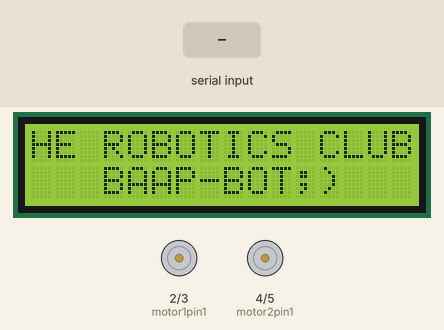
Bench run of a sketch on a simulated Arduino Uno, built with avr-gcc and run on an emulated ATmega328P. Shown: 16×2 character LCD, motor-driver pin pairs drawn as motors (green arrow = first pin HIGH = forward, orange = second pin HIGH = backward, longer = more drive). Inputs (shaded band) come from the test bench. What the sketch prints to the serial monitor is not drawn.

Above: at 1.2 s.
1.3 s: "1" received over the second serial link
At 1.9 s:
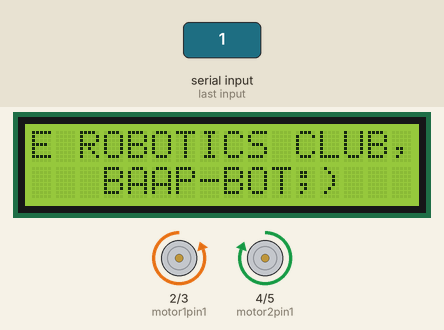
4.3 s: "2" received over the second serial link
At 4.9 s:
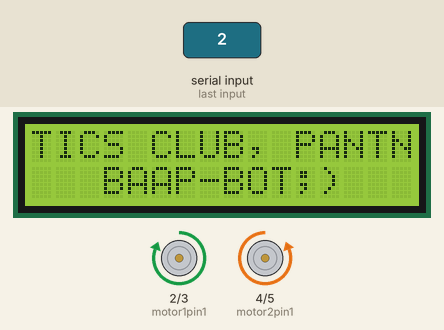
7.3 s: "4" received over the second serial link
At 7.9 s:
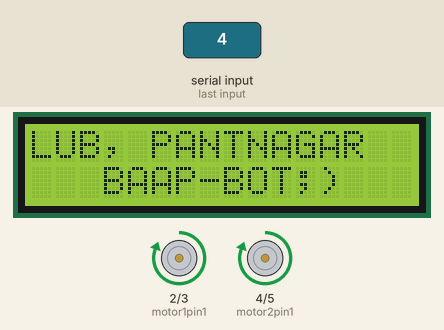
10.3 s: "3" received over the second serial link
At 10.9 s:
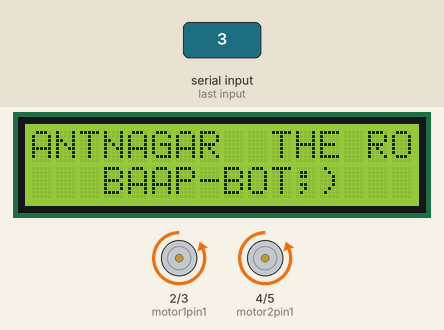
13.3 s: "5" received over the second serial link
At 13.9 s:
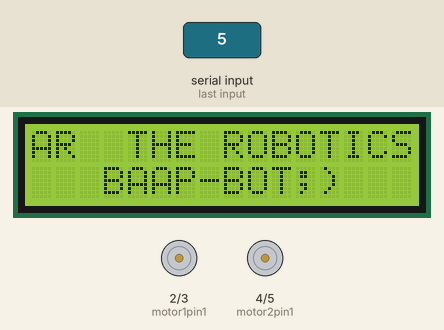
Timing chart, 0 to 16.3 s (numbered marks = the images above; inputs shaded):
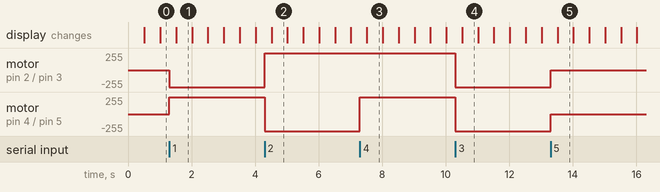

The sketch:

BAAP_BOT_RC_MAIN_CODE.ino
```cpp
//add all related libraries before compilling
#include <Wire.h>
#include <SoftwareSerial.h>
#include <LiquidCrystal_I2C.h>

char t;
SoftwareSerial BTSerial(8, 9);  //RX || TX
int motor1pin1 = 2;
int motor1pin2 = 3;

int motor2pin1 = 4;
int motor2pin2 = 5;
LiquidCrystal_I2C lcd(0x27, 16, 2);

char message[] = "THE ROBOTICS CLUB, PANTNAGAR  ";  // Message to scroll with spaces at the end
int length = sizeof(message) - 1;                   // Length of the message (excluding null terminator)

unsigned long previousMillis = 0;  // To track the last update time
const long interval = 500;         // Scroll interval (adjust as needed)


void setup() {
  // Initialize the LCD
  lcd.init();
  lcd.backlight();  // Turn on the backlight

  // Print the fixed message to the LCD
  lcd.setCursor(3, 1);
  lcd.print("BAAP-BOT;)");
  // put your setup code here, to run once:
  pinMode(motor1pin1, OUTPUT);
  pinMode(motor1pin2, OUTPUT);
  pinMode(motor2pin1, OUTPUT);
  pinMode(motor2pin2, OUTPUT);

  BTSerial.begin(38400);
  Serial.begin(9600);
}

void loop() {
  // put your main code here, to run repeatedly:

  //Controlling speed (0  = off and 255 = max speed):
  if (BTSerial.available()) {
    t = BTSerial.read();
    Serial.println(t);
  }
  // Scroll the first line manually
  static int position = 0;  // Current scroll position
  unsigned long currentMillis = millis();

  if (currentMillis - previousMillis >= interval) {
    previousMillis = currentMillis;  // Update the last update time

    lcd.setCursor(0, 0);                    // Set cursor to the beginning of the first line
    for (int i = 0; i < 16; i++) {          // 16 is the LCD width
      int index = (position + i) % length;  // Loop around the message length
      lcd.print(message[index]);            // Print the character
    }
    position = (position + 1) % length;  // Increment the position
  }

  switch (t) {
    case '1':  // Move forward
      forward();
      break;
    case '2':  // Move reverse
      reverse();
      break;
    case '4':  // Turn left
      left();
      break;
    case '3':  // Turn right
      right();
      break;
    case '5':  // Stop
      stop();
      break;
    default:  // Do nothing for invalid input
      stop();
      break;
  }
}
void stop() {
  digitalWrite(motor1pin1, LOW);
  digitalWrite(motor1pin2, LOW);

  digitalWrite(motor2pin1, LOW);
  digitalWrite(motor2pin2, LOW);
}

void reverse() {
  digitalWrite(motor1pin1, HIGH);
  digitalWrite(motor1pin2, LOW);

  digitalWrite(motor2pin1, LOW);
  digitalWrite(motor2pin2, HIGH);
}

void forward() {
  digitalWrite(motor1pin1, LOW);
  digitalWrite(motor1pin2, HIGH);

  digitalWrite(motor2pin1, HIGH);
  digitalWrite(motor2pin2, LOW);
}

void left() {
  digitalWrite(motor1pin1, HIGH);
  digitalWrite(motor1pin2, LOW);

  digitalWrite(motor2pin1, HIGH);
  digitalWrite(motor2pin2, LOW);
}

void right() {
  digitalWrite(motor1pin1, LOW);
  digitalWrite(motor1pin2, HIGH);

  digitalWrite(motor2pin1, LOW);
  digitalWrite(motor2pin2, HIGH);
}
```

Measured:
- after the input at 1.3 s, motor on pin 2 (motor1pin1) / pin 3 (motor1pin2): stopped → backward 255/255 at once; motor on pin 4 (motor2pin1) / pin 5 (motor2pin2): stopped → forward 255/255 at once
- after the input at 4.3 s, motor on pin 2 (motor1pin1) / pin 3 (motor1pin2): backward 255/255 → forward 255/255 at once; motor on pin 4 (motor2pin1) / pin 5 (motor2pin2): forward 255/255 → backward 255/255 at once
- after the input at 7.3 s, motor on pin 4 (motor2pin1) / pin 5 (motor2pin2): backward 255/255 → forward 255/255 at once
- after the input at 10.3 s, motor on pin 2 (motor1pin1) / pin 3 (motor1pin2), motor on pin 4 (motor2pin1) / pin 5 (motor2pin2): forward 255/255 → backward 255/255 at once
- after the input at 13.3 s, motor on pin 2 (motor1pin1) / pin 3 (motor1pin2), motor on pin 4 (motor2pin1) / pin 5 (motor2pin2): backward 255/255 → stopped at once
- what the display in image 1 shows lasts 0.5 s, from 1.5 s to 2.0 s
